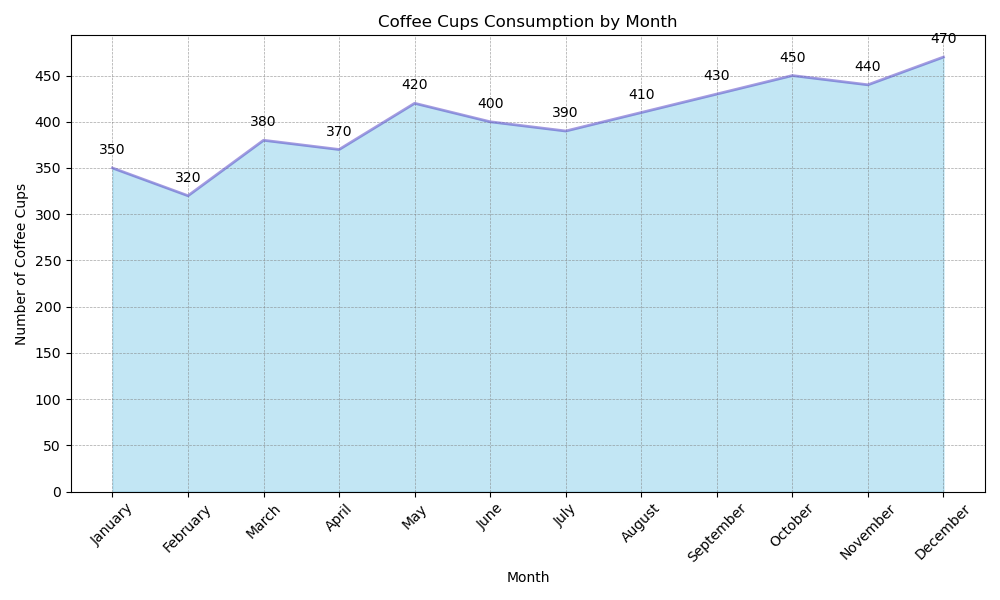

Generate this figure with Python:

import matplotlib.pyplot as plt
from matplotlib.ticker import MaxNLocator

# Given data
data = [
    {'Month': 'January', 'Coffee Cups': 350},
    {'Month': 'February', 'Coffee Cups': 320},
    {'Month': 'March', 'Coffee Cups': 380},
    {'Month': 'April', 'Coffee Cups': 370},
    {'Month': 'May', 'Coffee Cups': 420},
    {'Month': 'June', 'Coffee Cups': 400},
    {'Month': 'July', 'Coffee Cups': 390},
    {'Month': 'August', 'Coffee Cups': 410},
    {'Month': 'September', 'Coffee Cups': 430},
    {'Month': 'October', 'Coffee Cups': 450},
    {'Month': 'November', 'Coffee Cups': 440},
    {'Month': 'December', 'Coffee Cups': 470}
]

# Extracting the months and the corresponding coffee cup counts
months = [entry['Month'] for entry in data]
coffee_cups = [entry['Coffee Cups'] for entry in data]

# Creating an area chart
plt.fill_between(months, coffee_cups, color="skyblue", alpha=0.5)
plt.plot(months, coffee_cups, color="Slateblue", alpha=0.6, linewidth=2)

# Adding titles and labels
plt.title("Coffee Cups Consumption by Month")
plt.xlabel("Month")
plt.ylabel("Number of Coffee Cups")

# Customizing the x-axis to display all months properly
plt.xticks(months, rotation=45)

# Ensuring the y-axis starts at 0
plt.gca().yaxis.set_major_locator(MaxNLocator(integer=True))
plt.ylim(ymin=0)

# Adding grid lines
plt.grid(color='gray', linestyle='--', linewidth=0.5, alpha=0.7)

# Adding data labels on each point
for i, txt in enumerate(coffee_cups):
    plt.annotate(txt, (months[i], coffee_cups[i]), textcoords="offset points", xytext=(0,10), ha='center')

# Show the plot
plt.tight_layout()
plt.show()
